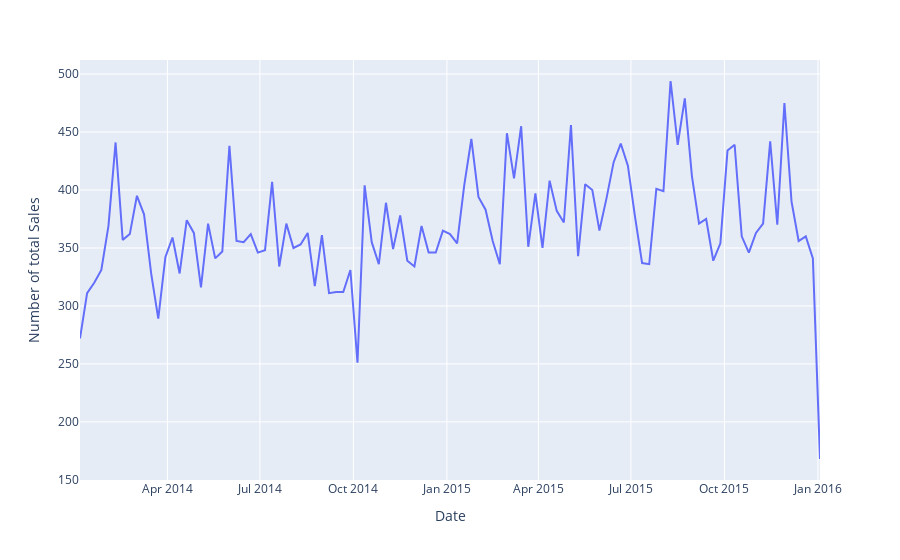

The code cell stored with this chart in its notebook:
### Markdown cell above
### Data Visualization

### Code cell
#Number of Sales Weekly
weekly_sales = df.resample('w', on='Date').size()

fig = px.line(df, x=weekly_sales.index, y=weekly_sales,  labels={'x': 'Date','y': 'Number of total Sales'})

#fig.update_layout(title_text='Number of Sales Weekly', title_x=0.5, title_font=dict(size=18)) 
fig.show()
